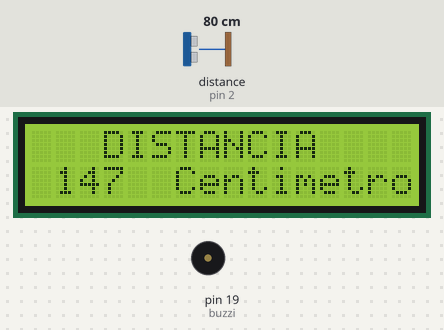
This sketch was run on a simulated Arduino Uno, built with avr-gcc and run on an emulated ATmega328P. On the bench: 16×2 character LCD, buzzer (waves = sounding, pin HIGH). Wiring (inferred from the names in the program): ultrasonic range finder: trigger pin 3; echo pin 2. The inputs (shaded band) are chosen by the test bench; at power-on: distance to the obstacle (sensor on pin 2) 80 cm. The echo pulse lasts 58.3 µs per cm; pins used as bus, display or sensor lines are not drawn; what the sketch prints to the serial monitor is not drawn.

Above: at 1.2 s.
1.3 s: distance to the obstacle (sensor on pin 2) set to 5 cm
At 2.1 s:
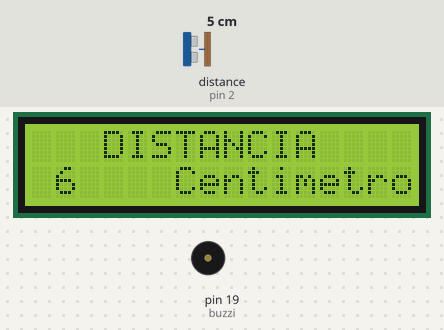
2.8 s: distance to the obstacle (sensor on pin 2) set to 2 cm
At 3.3 s:
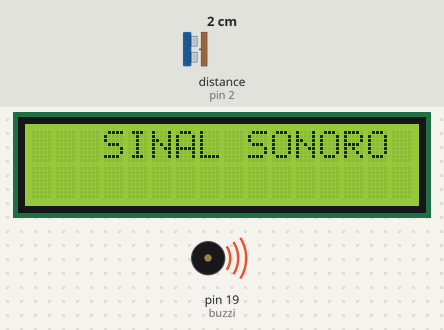
4.3 s: distance to the obstacle (sensor on pin 2) set to 4 cm
At 4.8 s:
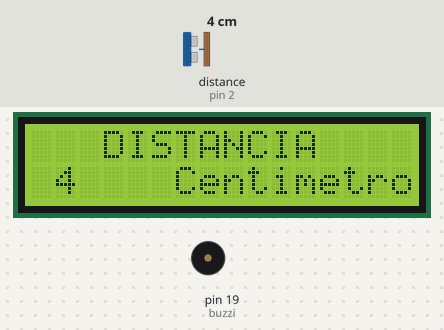
5.8 s: distance to the obstacle (sensor on pin 2) set to 35 cm
At 6.1 s:
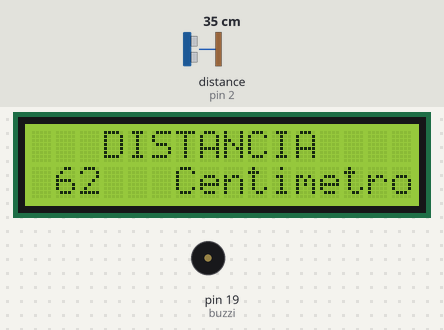
8.8 s: distance to the obstacle (sensor on pin 2) set to 2 cm
At 9.5 s:
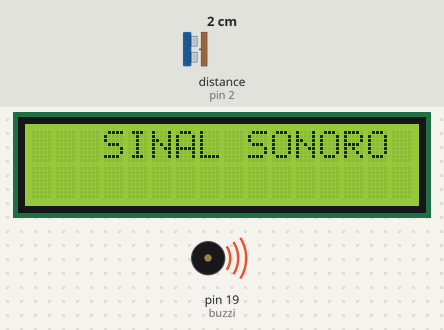
Timing chart, 0 to 11.8 s (numbered marks = the images above; inputs shaded):
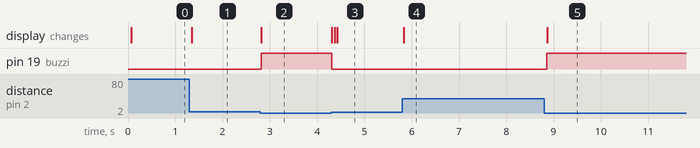

Measured:
- the behaviour switches between 4 and 3 cm on distance to the obstacle (sensor on pin 2) (found by bisection; images 1 and 2)
- after the input at 1.3 s, the display: changes after 0.05 s (image 1)
- after the input at 2.8 s, pin 19 (buzzi): LOW → HIGH at once; the display: changes at once (image 2)
- after the input at 4.3 s, pin 19 (buzzi): HIGH → LOW at once; the display: changes at once (image 3)
- after the input at 5.8 s, the display: changes at once (image 4)
- after the input at 8.8 s, pin 19 (buzzi): LOW → HIGH after 0.06 s; the display: changes after 0.06 s (image 5)

The sketch:

Sensor_ultrasom_para_medir_distancia_centimetros_T1_EP4.ino
```cpp
#include <LiquidCrystal.h>

#define echopino 2
#define trigpino 3
long duracao, distancia;

int buzzi = 19;
int rs = 13, e = 14, d4 = 15, d5 = 16, d6 = 17, d7 = 18;
LiquidCrystal lcd(rs, e, d4, d5, d6, d7);


void setup() {
  lcd.begin(16, 2);
  Serial.begin(9600);
  pinMode(trigpino, OUTPUT);
  pinMode(echopino, INPUT);
  pinMode(buzzi, OUTPUT);
}

void loop() {
  digitalWrite(trigpino, LOW);
  delayMicroseconds(2);
  digitalWrite(trigpino, HIGH);
  delayMicroseconds(2);
  digitalWrite(trigpino, LOW);

  duracao = pulseIn(echopino, HIGH);
  Serial.println(duracao);
  distancia = ((10*duracao)-780)/310;

  lcd.clear();
  lcd.setCursor(3, 0);
  lcd.print("DISTANCIA");
  lcd.setCursor(1, 1);
  lcd.print(distancia);
  lcd.setCursor(6, 1);
  lcd.print("Centimetro");
  if (distancia<3){
    digitalWrite(buzzi, HIGH);
    lcd.clear();
    lcd.setCursor(3, 0);
    lcd.print("SINAL SONORO");
  }
  else{
    digitalWrite(buzzi, LOW);
  }
  delay(50);
}
```
